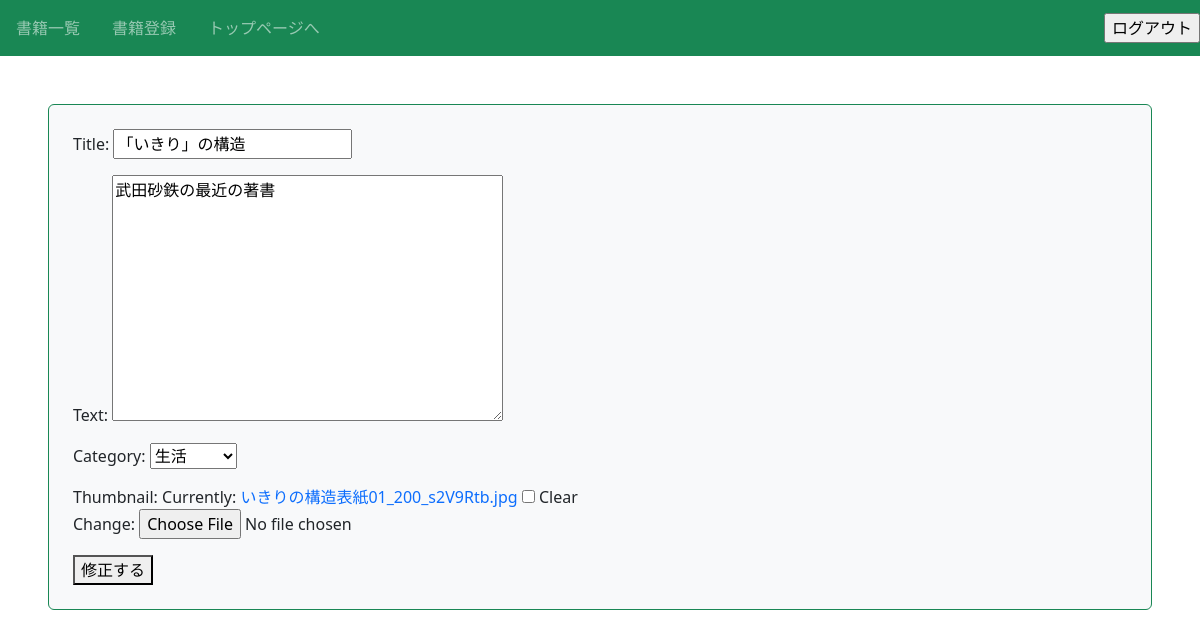
The app's page /book/11/update/ (signed in) with its own data.
### book/models.py (models this page shows)
class Book(models.Model): #モデル（データベーステーブル）の名前をBookと定義。modelsモジュールのModelクラスを継承
    title = models.CharField(max_length=100) #本のタイトル収納にCharFieldを定義
    text = models.TextField() #本の内容収納に、より長い文字列を収納出来るTextFieldを定義
    thumbnail = models.ImageField(null=True, blank=True) #nullはデータベースに何も入ってない事を許容するかどうか（今回は許容）
    category = models.CharField(
        max_length=100,
        choices = CATEGORY
    )
    user = models.ForeignKey('auth.User', on_delete=models.CASCADE)
    def __str__(self): #管理画面で本のタイトルがBook objectからタイトル名に変更するための関数
        return self.title

### book/views.py (the view, shortened to what this page needs)
# urls.py: path('book/<int:pk>/update/', views.UpdateBookView.as_view(), name='update-book'),
class UpdateBookView(LoginRequiredMixin, UpdateView): #UpdateViewクラスを継承してUpdateBookViewを作る
    template_name = 'book/book_update.html' #app内のtemplates内のbook>book_update.htmlを表示に使う様に定義
    model = Book #モデル（データベース）はapp内のmodels.py内のBookクラス（モデル、データベース）に保存する様に定義
    fields = ('title', 'text', 'category', 'thumbnail') #フォームの中でmodelのどの項目を表示するかを指定（今回は全部）
    def get_object(self, queryset = None):
        obj = super().get_object(queryset) #contextが辞書型の大規模データに対してobjectは単一データ。
        print(obj)
        print(obj.user)
        print(obj.title)
        print(obj.text)
        print(obj.category)
        print(obj.thumbnail)
        print(self.request.user)
        if obj.user != self.request.user: #指定した書籍データのユーザーデータが、このページをリクエストしたユーザーと違っていたら
            raise PermissionDenied #raiseで例外処理を強制的に実行する
        return obj

### book/templates/book/book_update.html (shortened to what this page needs)
{% extends 'base.html' %}
{% block content %}
  <form method='post' enctype="multipart/form-data" class="p-4 m-4 bg-light border border-success rounded form-group">
    {{form.as_p}}
    <button type='submit'>修正する</button>
  </form>
{% endblock content %}

### book/static/book/css/style.css (style rules this page uses)
a { text-decoration: none; }

### records on screen
Book: title "「いきり」の構造", text "武田砂鉄の最近の著書", category "生活"
